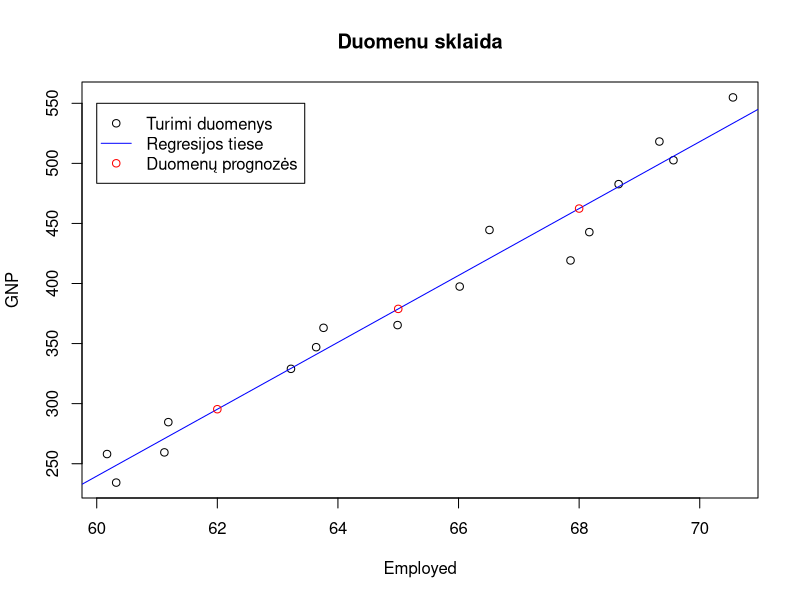

Write R code to recreate this figure.
## ---- chunk 1
knitr::opts_chunk$set(echo = TRUE)
## ---- chunk 2
library("datasets")
data <- longley
head(longley)
## ---- chunk 3
GNP <- data$GNP
employed <- data$Employed
ties.reg = lm(GNP~employed)
## ---- chunk 4
summary(ties.reg)
## ---- chunk 5
prog = predict(ties.reg, newdata=data.frame(employed=c(62, 65, 68)))
prog
## ---- chunk 6
plot(employed, GNP, xlab='Employed', ylab='GNP', main='Duomenu sklaida')
abline(ties.reg, col='blue')
points(c(62, 65, 68), prog, col='red')
legend(60, 550, c("Turimi duomenys", "Regresijos tiese", "Duomenų prognozės"), lty=c(0,1,0), pch=c(1,NA,1), col=c("black", "blue", "red"))
